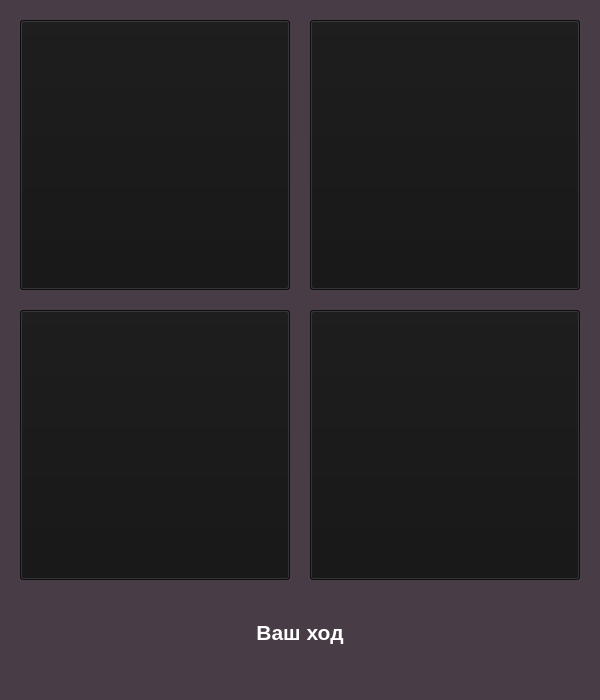
<?xml version="1.0" encoding="UTF-8"?>
<ui version="4.0">
 <class>MainWindow</class>
 <widget class="QMainWindow" name="MainWindow">
  <property name="geometry">
   <rect>
    <x>0</x>
    <y>0</y>
    <width>600</width>
    <height>700</height>
   </rect>
  </property>
  <property name="windowTitle">
   <string>Simon Says</string>
  </property>
  <property name="styleSheet">
   <string notr="true">background-color: rgb(72, 60, 70);
color: rgb(255, 255, 255);</string>
  </property>
  <widget class="QWidget" name="centralwidget">
   <widget class="QPushButton" name="pushButton_1">
    <property name="geometry">
     <rect>
      <x>20</x>
      <y>20</y>
      <width>270</width>
      <height>270</height>
     </rect>
    </property>
    <property name="styleSheet">
     <string notr="true">background-color: rgb(20, 20, 20);
</string>
    </property>
    <property name="text">
     <string/>
    </property>
   </widget>
   <widget class="QPushButton" name="pushButton_2">
    <property name="geometry">
     <rect>
      <x>310</x>
      <y>20</y>
      <width>270</width>
      <height>270</height>
     </rect>
    </property>
    <property name="styleSheet">
     <string notr="true">background-color: rgb(20, 20, 20);
</string>
    </property>
    <property name="text">
     <string/>
    </property>
   </widget>
   <widget class="QPushButton" name="pushButton_4">
    <property name="geometry">
     <rect>
      <x>310</x>
      <y>310</y>
      <width>270</width>
      <height>270</height>
     </rect>
    </property>
    <property name="styleSheet">
     <string notr="true">background-color: rgb(20, 20, 20);
</string>
    </property>
    <property name="text">
     <string/>
    </property>
   </widget>
   <widget class="QPushButton" name="pushButton_3">
    <property name="geometry">
     <rect>
      <x>20</x>
      <y>310</y>
      <width>270</width>
      <height>270</height>
     </rect>
    </property>
    <property name="styleSheet">
     <string notr="true">background-color: rgb(20, 20, 20);
</string>
    </property>
    <property name="text">
     <string/>
    </property>
   </widget>
   <widget class="QPushButton" name="start_bt">
    <property name="geometry">
     <rect>
      <x>175</x>
      <y>610</y>
      <width>250</width>
      <height>45</height>
     </rect>
    </property>
    <property name="font">
     <font>
      <pointsize>16</pointsize>
      <weight>75</weight>
      <bold>true</bold>
     </font>
    </property>
    <property name="cursor">
     <cursorShape>PointingHandCursor</cursorShape>
    </property>
    <property name="styleSheet">
     <string notr="true">background-color: qlineargradient(spread:pad, x1:0, y1:0.278, x2:1, y2:0.67, stop:0 rgba(201, 87, 149, 255), stop:1 rgba(180, 65, 244, 255));
border-radius: 15px;
border: 3px solid rgb(255,255,255);
</string>
    </property>
    <property name="text">
     <string>Старт</string>
    </property>
   </widget>
   <widget class="QLabel" name="your_lb">
    <property name="geometry">
     <rect>
      <x>175</x>
      <y>610</y>
      <width>250</width>
      <height>45</height>
     </rect>
    </property>
    <property name="font">
     <font>
      <pointsize>16</pointsize>
      <weight>75</weight>
      <bold>true</bold>
     </font>
    </property>
    <property name="text">
     <string>Ваш ход</string>
    </property>
    <property name="alignment">
     <set>Qt::AlignCenter</set>
    </property>
   </widget>
  </widget>
 </widget>
 <resources/>
 <connections/>
</ui>
